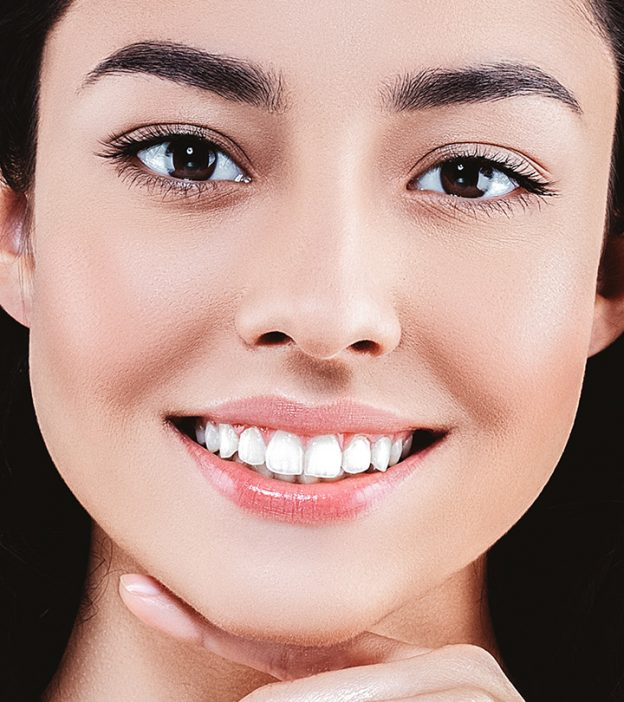
#> input picture data/dataset/clear face/1.jpg, 624 x 702 px, found by its file name; its folder holds only this picture in this run
$ python manual_selection.py
#> lines starting #> are read from the running program, lines starting #| are printed output that depends on the picture
import os
import cv2
import numpy as np
import pandas as pd

RAW_DATASET = "dataset_raw"
MANUAL_DATASET = "dataset_manual"
CATEGORIES = ["clear face", "darkspots", "puffy eyes", "wrinkles"]
TARGET_SIZE = (224, 224)

# Haar Cascade for face detection
face_cascade = cv2.CascadeClassifier(cv2.data.haarcascades + "haarcascade_frontalface_default.xml")

def is_black_and_white(image):
    """Reject grayscale or black & white images"""
    if len(image.shape) < 3 or image.shape[2] == 1:
        return True
    if np.array_equal(image[:, :, 0], image[:, :, 1]) and np.array_equal(image[:, :, 1], image[:, :, 2]):
        return True
    return False

# [16 lines left out: functions get_next_filename, preprocess_and_save, not called in this run]

def manual_review():
    counts = {cat: 0 for cat in CATEGORIES}
    limits = {cat: 350 for cat in CATEGORIES}
    records = []

    for category in CATEGORIES:
        print(f"\n=== Reviewing category: {category.upper()} ===")
        src_dir = os.path.join(RAW_DATASET, category)
        dst_dir = os.path.join(MANUAL_DATASET, category)
        os.makedirs(dst_dir, exist_ok=True)

        files = sorted(os.listdir(src_dir))
        for file in files:
            path = os.path.join(src_dir, file)
            img = cv2.imread(path)
#> img is the input picture: shape (702, 624, 3); mean B, G, R 139.8, 149.2, 183.2

            if img is None or is_black_and_white(img):
                continue

            gray = cv2.cvtColor(img, cv2.COLOR_BGR2GRAY)
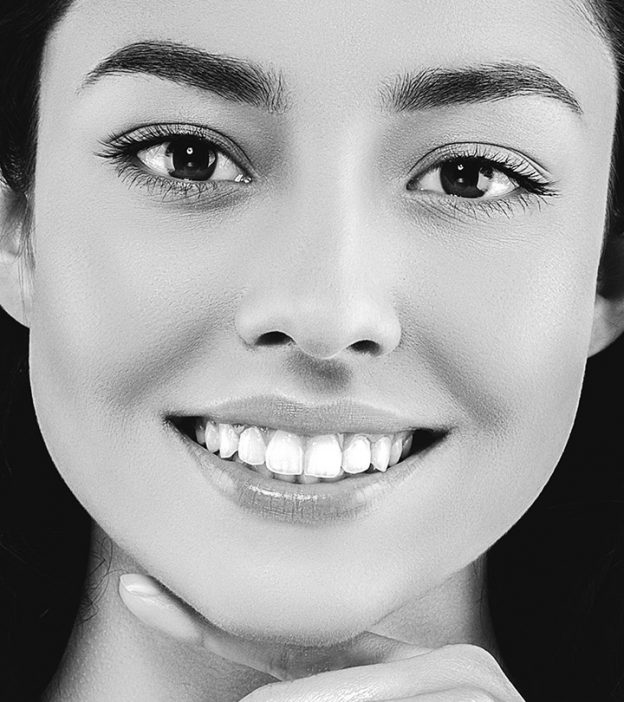
#> gray: shape (702, 624); min 0, max 255, mean 158.3
            faces = face_cascade.detectMultiScale(gray, scaleFactor=1.1, minNeighbors=5)
#> faces = ()

            # face requirement logic
            if len(faces) > 0:
                (x, y, w, h) = faces[0]
                roi = img[y:y+h, x:x+w]
                display_img = cv2.resize(roi, (400, 400))
            else:
                if category in ["clear face", "wrinkles"]:
                    continue
                display_img = cv2.resize(img, (400, 400))

            cv2.imshow("Review", display_img)
            print(f"[{counts[category]}/{limits[category]}] {category}: {file}")
            key = cv2.waitKey(0) & 0xFF

            save_to = None
            if key == ord('r'):
                continue
            elif key == ord('k'):
                save_to = category
            elif key == ord('c'):
                save_to = "clear face"
            elif key == ord('p'):
                save_to = "puffy eyes"
            elif key == ord('d'):
                save_to = "darkspots"
            elif key == ord('w'):
                save_to = "wrinkles"

            if save_to and counts[save_to] < limits[save_to]:
                dst_dir_sel = os.path.join(MANUAL_DATASET, save_to)
                filename = preprocess_and_save(display_img, dst_dir_sel)
                counts[save_to] += 1
                records.append((filename, save_to))

            if all(counts[c] >= limits[c] for c in CATEGORIES):
                cv2.destroyAllWindows()
                print("\n=== Completed manual review ===")
                return records

    cv2.destroyAllWindows()
    print("\n=== Manual review finished (dataset exhausted) ===")
    return records

# [29 lines left out: function rename_and_generate_labels, not called in this run]

if __name__ == "__main__":
#> (the run stopped early here; a loop or call above may not have finished)
